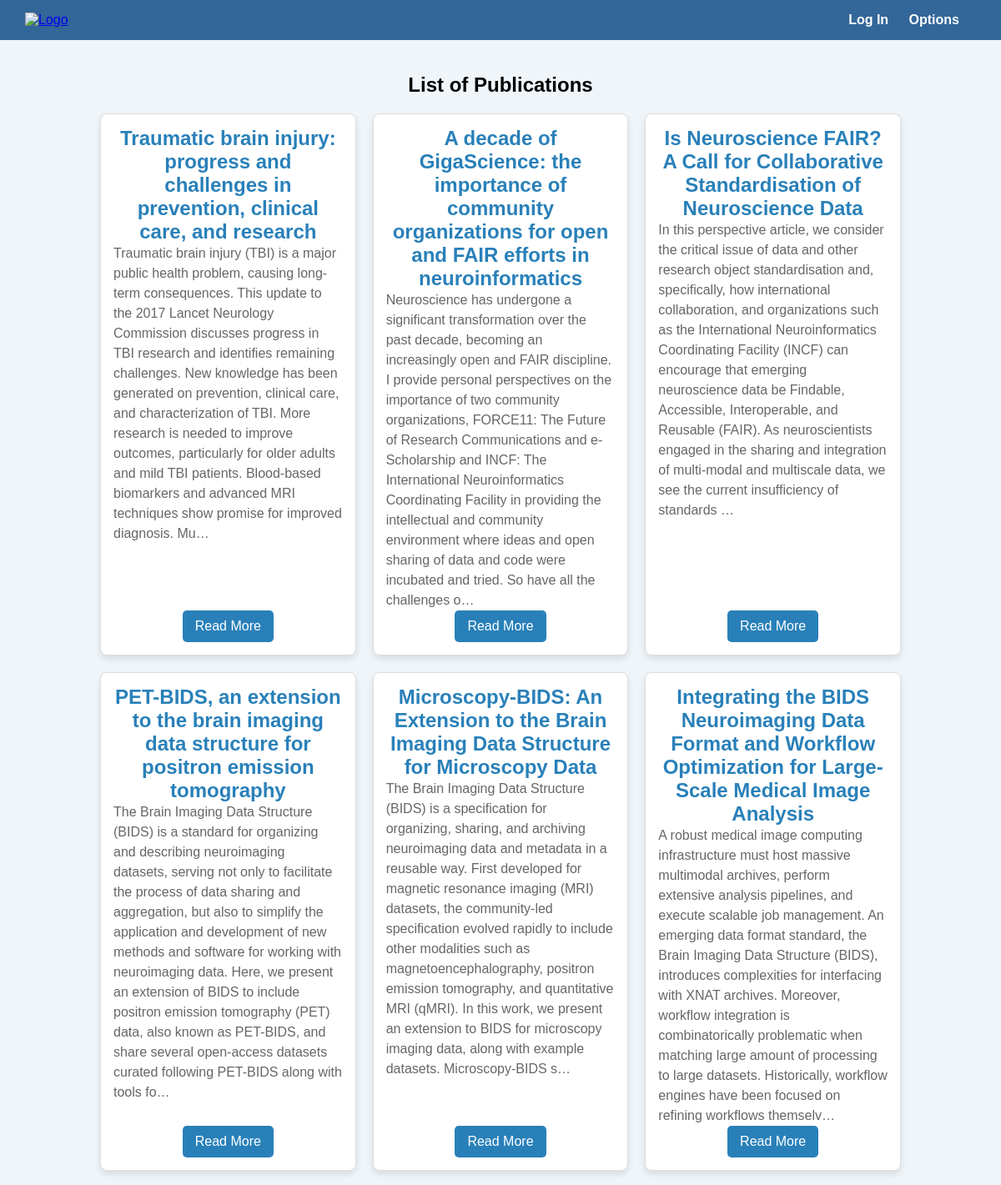
Page /publication_list/ (upper part) on the committed database.
### Visualization/models.py (models this page shows)
class Publication(models.Model):
    title=models.CharField(max_length=350)
    abstract=models.TextField(blank=True, null=True)
    domain=models.CharField(max_length=150)
    year=models.IntegerField()
    link=models.URLField(blank=True,null=True)

### Visualization/views.py (the view)
# urls.py: path('publication_list/', views.PublicationListView.as_view(), name='publication_list'),
class PublicationListView(View):
    def get(self, request):
        pubs = Publication.objects.all()
        return render(request, 'publication_list.html', {'pubs': pubs})

### templates/publication_list.html (shortened to what this page needs)
<!DOCTYPE html>
<html lang="en">
<head>
</head>
<body>
    {% include 'header.html' %}
    <div class="container">
        <center><h2>List of Publications</h2></center>
        <div class="card-grid">
            {% for pub in pubs %}
            <div class="card">
                <div class="card-content">
                    <center><h3>{{ pub.title }}</h3></center>
                    <p>{{ pub.abstract|truncatechars:500 }}</p>
                    <a href="{% url 'publication_detail' pub.id %}" class="expand-button" style="text-decoration:None;">Read More</a>
                </div>
            </div>
            {% endfor %}
        </div>
    </div>
</body>
</html>

### templates/publication_list.html (style rules this page uses)
body, ul, li, p { margin: 0; padding: 0; }
body { font-family: Arial, sans-serif; background-color: #f0f5f9; }
.container { width: 80%; margin: 0 auto; padding: 20px; }
.card-grid { display: grid; grid-template-columns: repeat(auto-fill, minmax(300px, 1fr)); gap: 20px; justify-content: center; }
.card { background: #fff; border: 1px solid #ddd; border-radius: 8px; overflow: hidden; box-shadow: 0 4px 8px rgba(0, 0, 0, 0.1); transition: transform 0.3s, box-shadow 0.3s; display: flex; flex-direction: column; }
.card-content { padding: 15px; flex: 1; display: flex; flex-direction: column; }
.card h3 { margin: 0; font-size: 1.5rem; color: #2980b9; }
.card p { color: #666; font-size: 1rem; line-height: 1.5; flex: 1; }
.expand-button { margin-top: auto; padding: 10px 15px; font-size: 1rem; color: #fff; background-color: #2980b9; border-radius: 5px; text-decoration: none; text-align: center; display: inline-block; align-self: center; }

### rows in the picture
Publication: title "Traumatic brain injury: progress and challenges in prevention, clinical care, and research", abstract "Traumatic brain injury (TBI) is a major public health problem, causing long-term consequences. This update to the 2017 Lancet Neurology Commission discusses progress in TBI research and identifies remaining challenges. New knowledge has been generated on prevention, clinical care, and characterization of TBI. More research is needed to improve outcomes, particularly for older adults and mild TBI patients. Blood-based biomarkers and advanced MRI techniques show promise for improved diagnosis. Mu…"
Publication: title "A decade of GigaScience: the importance of community organizations for open and FAIR efforts in neuroinformatics", abstract "Neuroscience has undergone a significant transformation over the past decade, becoming an increasingly open and FAIR discipline. I provide personal perspectives on the importance of two community organizations, FORCE11: The Future of Research Communications and e-Scholarship and INCF: The International Neuroinformatics Coordinating Facility in providing the intellectual and community environment where ideas and open sharing of data and code were incubated and tried. So have all the challenges o…"
Publication: title "Is Neuroscience FAIR? A Call for Collaborative Standardisation of Neuroscience Data", abstract "In this perspective article, we consider the critical issue of data and other research object standardisation and, specifically, how international collaboration, and organizations such as the International Neuroinformatics Coordinating Facility (INCF) can encourage that emerging neuroscience data be Findable, Accessible, Interoperable, and Reusable (FAIR). As neuroscientists engaged in the sharing and integration of multi-modal and multiscale data, we see the current insufficiency of standards …"
Publication: title "PET-BIDS, an extension to the brain imaging data structure for positron emission tomography", abstract "The Brain Imaging Data Structure (BIDS) is a standard for organizing and describing neuroimaging datasets, serving not only to facilitate the process of data sharing and aggregation, but also to simplify the application and development of new methods and software for working with neuroimaging data. Here, we present an extension of BIDS to include positron emission tomography (PET) data, also known as PET-BIDS, and share several open-access datasets curated following PET-BIDS along with tools fo…"
Publication: title "Microscopy-BIDS: An Extension to the Brain Imaging Data Structure for Microscopy Data", abstract "The Brain Imaging Data Structure (BIDS) is a specification for organizing, sharing, and archiving neuroimaging data and metadata in a reusable way. First developed for magnetic resonance imaging (MRI) datasets, the community-led specification evolved rapidly to include other modalities such as magnetoencephalography, positron emission tomography, and quantitative MRI (qMRI). In this work, we present an extension to BIDS for microscopy imaging data, along with example datasets. Microscopy-BIDS s…"
Publication: title "Integrating the BIDS Neuroimaging Data Format and Workflow Optimization for Large-Scale Medical Image Analysis", abstract "A robust medical image computing infrastructure must host massive multimodal archives, perform extensive analysis pipelines, and execute scalable job management. An emerging data format standard, the Brain Imaging Data Structure (BIDS), introduces complexities for interfacing with XNAT archives. Moreover, workflow integration is combinatorically problematic when matching large amount of processing to large datasets. Historically, workflow engines have been focused on refining workflows themselv…"
